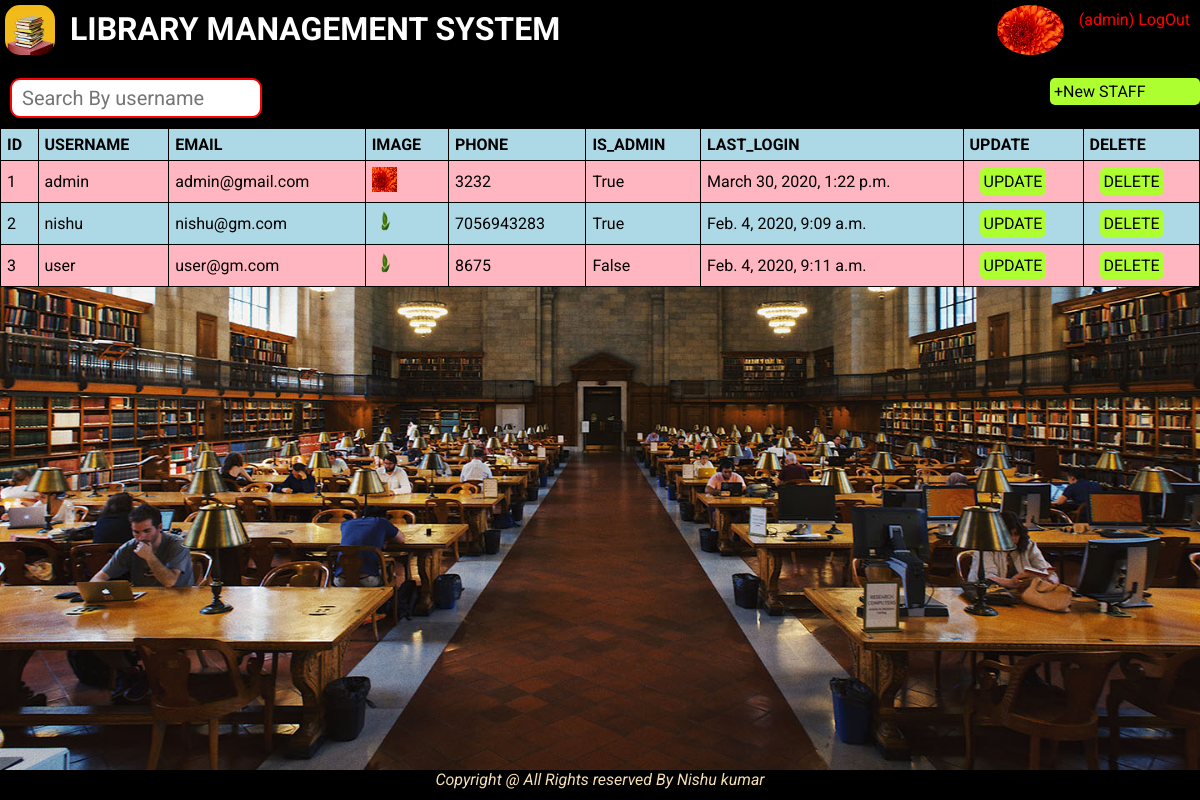
The page /staff_page/ (signed in) on the database its author committed.
### app/models.py (models this page shows, shortened)
class User(AbstractUser):
    phone=models.PositiveIntegerField(blank=True,null=True)
    email=models.EmailField(blank=True,null=True)
    picture=models.ImageField(upload_to="profile",default="none.jpg",blank=True,null=True)
    address=models.TextField(blank=True,null=True)
    slug=models.SlugField(unique=True)

### app/views.py (the view)
# urls.py: path("staff_page/",staff_page,name="staff_page"),
@login_required()
def staff_page(request):
    if request.user.is_superuser:
        users=User.objects.all()
        return render(request,"app/staff.html",{'users':users})
    else:
        messages.info(request,"you should be a staff admin")
        return redirect("app:index")

### app/templates/app/staff.html (shortened to what this page needs)
{%extends 'app/base.html' %}
{%load static%}
{%block head%}
    <header>
      <h1><img src="{%static 'app/img/logo.jpg' %}" style="padding:5px;border-radius:20px;height:60px;"alt="logo"><a href="/">LIBRARY MANAGEMENT SYSTEM</a></h1>
      {%if user.is_authenticated %}
      <a id="logout" style="text-decoration: none;color:red;" href="{%url 'app:logout_view'%}">
        <p>({{request.user.username}}) LogOut</p></a>
        <img src="{{request.user.picture.url}}" style="padding:5px;float:right;border-radius:100%;height:60px;"alt="profile_pic">
      <br>
      <input id="search-input" onkeyup="search()" style="padding:10px;font-size:20px;border-radius:10px;height:40px;margin:10px;outline: none;border:solid red 2px;"type="search" placeholder="Search By username">
      {%if user.is_authenticated and user.is_superuser %}
      <a class="btn-link" style="margin-top:10px;" href="{%url 'app:new_staff_page'%}">+New STAFF</a>
      {%endif%}
      {%endif%}
    </header>
    {%endblock%}
{%block content%}
<table id="my-table">
    <tr>
        <th>ID</th>
        <th>USERNAME</th>
        <th>EMAIL</th>
        <th>IMAGE</th>
        <th>PHONE</th>
        <th>IS_ADMIN</th>
        <th>LAST_LOGIN</th>
        {%if user.is_authenticated and user.is_superuser %}
        <th>UPDATE</th>
        <th>DELETE</th>
        {%endif%}
      </tr>
    {%for user in users%}
    <tr>
      <td>{{forloop.counter}}</td>
        <td>{{user.username}}</td>
        <td>{{user.email}}</td>
        <td><a href="{{user.picture.url}}"><img src="{{user.picture.url}}" height="25" width="25" alt="img"></a></td></a>
        <td>{{user.phone}}</td>
        <td>{{user.is_superuser}}</td>
        <td>{{user.last_login}}</td>
        <td><a class="btn-link" href="{%url 'app:update_staff_page' user.slug %}">UPDATE</a></td>
        <td><a class="btn-link" href="{%url 'app:delete_staff_page' user.slug %}">DELETE</a></td>
    </tr>
    {%endfor%}
  </table>
{%endblock%}

### app/templates/app/base.html (shortened to what this page needs)
{% load static %}
<!DOCTYPE html>
<html lang="en">
<head>
    <link rel="stylesheet" href="{% static 'app/css/style.css' %}">
</head>
<body style="background-image:url('{%static "app/img/library2.jpg" %}');">
    {%block head%}{%endblock%}
    {%block content%}{%endblock%}
    <footer>
      <em>Copyright @ All Rights reserved By Nishu kumar</em>
    </footer>
</body>
</html>

### app/static/app/css/style.css (style rules this page uses)
* { margin: 0px; padding: 0px; -webkit-box-sizing: border-box; box-sizing: border-box; font-family: 'Roboto', sans-serif; }
body { background-size: cover; }
header { background-color: black; }
header h1 { display: inline-block; }
header a { padding: 10px; float: right; color: white; text-decoration: none; }
footer { background-color: black; color: wheat; overflow: hidden; position: fixed; bottom: 0px; width: 100%; text-align: center; height: 30px; }
.btn-link { width: 150px; margin-left: 10px; padding: 4px; border-radius: 5px; color: black; background-color: greenyellow; -webkit-transition: background-color 2s,color 1s; transition: background-color 2s,color 1s; text-decoration: none; }
table { font-family: arial, sans-serif; border-collapse: collapse; width: 100%; background-color: lightblue; overflow: auto; }
table td, table th { border: 1px solid black; text-align: left; padding: 6px; overflow: hidden; }
table tr:nth-child(even) { background-color: lightpink; }

### rows shown on the page
User: user.username "admin", user.picture (picture), username "admin", email "admin@gmail.com", picture (picture), phone "3232", is_superuser "True", last_login "March 30, 2020, 1:22 p.m."
User: username "nishu", email "nishu@gm.com", picture (picture), phone "7056943283", is_superuser "True", last_login "Feb. 4, 2020, 9:09 a.m."
User: username "user", email "user@gm.com", picture (picture), phone "8675", is_superuser "False", last_login "Feb. 4, 2020, 9:11 a.m."
